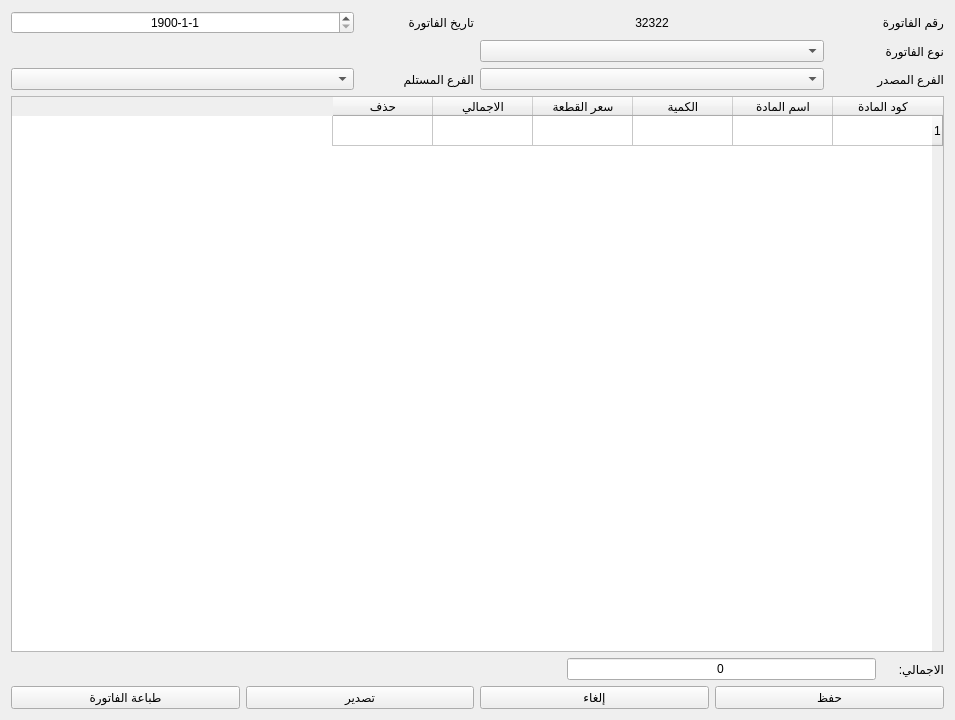
<?xml version="1.0" encoding="UTF-8"?>
<ui version="4.0">
 <class>Form</class>
 <widget class="QWidget" name="Form">
  <property name="geometry">
   <rect>
    <x>0</x>
    <y>0</y>
    <width>955</width>
    <height>720</height>
   </rect>
  </property>
  <property name="windowTitle">
   <string>فاتورة داخلية</string>
  </property>
  <property name="layoutDirection">
   <enum>Qt::RightToLeft</enum>
  </property>
  <layout class="QVBoxLayout" name="verticalLayout">
   <item>
    <layout class="QVBoxLayout" name="verticalLayout_11">
     <item>
      <layout class="QGridLayout" name="gridLayout_4" rowstretch="0,0,0,0" columnstretch="1,3,1,3">
       <item row="1" column="0">
        <widget class="QLabel" name="label_27">
         <property name="text">
          <string>نوع الفاتورة</string>
         </property>
        </widget>
       </item>
       <item row="3" column="1">
        <widget class="QComboBox" name="sender_brunch">
         <property name="layoutDirection">
          <enum>Qt::LeftToRight</enum>
         </property>
         <item>
          <property name="text">
           <string/>
          </property>
         </item>
         <item>
          <property name="text">
           <string>ادخال</string>
          </property>
         </item>
         <item>
          <property name="text">
           <string>اخراج</string>
          </property>
         </item>
        </widget>
       </item>
       <item row="3" column="2">
        <widget class="QLabel" name="label_23">
         <property name="text">
          <string>الفرع المستلم</string>
         </property>
        </widget>
       </item>
       <item row="0" column="2">
        <widget class="QLabel" name="label_21">
         <property name="text">
          <string>تاريخ الفاتورة</string>
         </property>
        </widget>
       </item>
       <item row="0" column="1">
        <widget class="QLabel" name="bill_code">
         <property name="sizePolicy">
          <sizepolicy hsizetype="Expanding" vsizetype="Preferred">
           <horstretch>0</horstretch>
           <verstretch>0</verstretch>
          </sizepolicy>
         </property>
         <property name="text">
          <string>32322</string>
         </property>
         <property name="alignment">
          <set>Qt::AlignCenter</set>
         </property>
        </widget>
       </item>
       <item row="0" column="0">
        <widget class="QLabel" name="label_20">
         <property name="text">
          <string>رقم الفاتورة</string>
         </property>
        </widget>
       </item>
       <item row="3" column="0">
        <widget class="QLabel" name="label_22">
         <property name="text">
          <string>الفرع المصدر</string>
         </property>
        </widget>
       </item>
       <item row="0" column="3">
        <widget class="QDateEdit" name="b_date">
         <property name="layoutDirection">
          <enum>Qt::LeftToRight</enum>
         </property>
         <property name="alignment">
          <set>Qt::AlignCenter</set>
         </property>
         <property name="minimumDateTime">
          <datetime>
           <hour>0</hour>
           <minute>0</minute>
           <second>0</second>
           <year>1900</year>
           <month>1</month>
           <day>1</day>
          </datetime>
         </property>
         <property name="currentSection">
          <enum>QDateTimeEdit::YearSection</enum>
         </property>
         <property name="displayFormat">
          <string>yyyy-M-d</string>
         </property>
         <property name="date">
          <date>
           <year>1900</year>
           <month>1</month>
           <day>1</day>
          </date>
         </property>
        </widget>
       </item>
       <item row="1" column="1">
        <widget class="QComboBox" name="bill_type">
         <property name="layoutDirection">
          <enum>Qt::LeftToRight</enum>
         </property>
         <item>
          <property name="text">
           <string/>
          </property>
         </item>
         <item>
          <property name="text">
           <string>ادخال</string>
          </property>
         </item>
         <item>
          <property name="text">
           <string>اخراج</string>
          </property>
         </item>
        </widget>
       </item>
       <item row="3" column="3">
        <widget class="QComboBox" name="receiver_brunch">
         <property name="layoutDirection">
          <enum>Qt::LeftToRight</enum>
         </property>
        </widget>
       </item>
      </layout>
     </item>
     <item>
      <widget class="QTableWidget" name="internal_table">
       <property name="editTriggers">
        <set>QAbstractItemView::AllEditTriggers</set>
       </property>
       <property name="selectionMode">
        <enum>QAbstractItemView::SingleSelection</enum>
       </property>
       <property name="selectionBehavior">
        <enum>QAbstractItemView::SelectRows</enum>
       </property>
       <property name="rowCount">
        <number>1</number>
       </property>
       <attribute name="verticalHeaderVisible">
        <bool>true</bool>
       </attribute>
       <row/>
       <column>
        <property name="text">
         <string>كود المادة</string>
        </property>
       </column>
       <column>
        <property name="text">
         <string>اسم المادة</string>
        </property>
       </column>
       <column>
        <property name="text">
         <string>الكمية</string>
        </property>
       </column>
       <column>
        <property name="text">
         <string>سعر القطعة</string>
        </property>
       </column>
       <column>
        <property name="text">
         <string>الاجمالي</string>
        </property>
       </column>
       <column>
        <property name="text">
         <string>حذف</string>
        </property>
       </column>
      </widget>
     </item>
     <item>
      <layout class="QHBoxLayout" name="horizontalLayout" stretch="1,5,9">
       <item>
        <widget class="QLabel" name="label_24">
         <property name="text">
          <string>الاجمالي: </string>
         </property>
        </widget>
       </item>
       <item>
        <widget class="QLineEdit" name="total">
         <property name="text">
          <string>0</string>
         </property>
         <property name="alignment">
          <set>Qt::AlignCenter</set>
         </property>
        </widget>
       </item>
       <item>
        <spacer name="horizontalSpacer">
         <property name="orientation">
          <enum>Qt::Horizontal</enum>
         </property>
         <property name="sizeHint" stdset="0">
          <size>
           <width>40</width>
           <height>20</height>
          </size>
         </property>
        </spacer>
       </item>
      </layout>
     </item>
     <item>
      <layout class="QGridLayout" name="gridLayout_5"/>
     </item>
     <item>
      <layout class="QHBoxLayout" name="horizontalLayout_9">
       <item>
        <widget class="QPushButton" name="btn_save">
         <property name="text">
          <string>حفظ</string>
         </property>
        </widget>
       </item>
       <item>
        <widget class="QPushButton" name="btn_cancel">
         <property name="text">
          <string>إلغاء</string>
         </property>
        </widget>
       </item>
       <item>
        <widget class="QPushButton" name="btn_export_bill">
         <property name="text">
          <string>تصدير</string>
         </property>
        </widget>
       </item>
       <item>
        <widget class="QPushButton" name="btn_print_bill">
         <property name="text">
          <string>طباعة الفاتورة</string>
         </property>
        </widget>
       </item>
      </layout>
     </item>
    </layout>
   </item>
  </layout>
 </widget>
 <tabstops>
  <tabstop>b_date</tabstop>
  <tabstop>internal_table</tabstop>
 </tabstops>
 <resources/>
 <connections/>
</ui>
